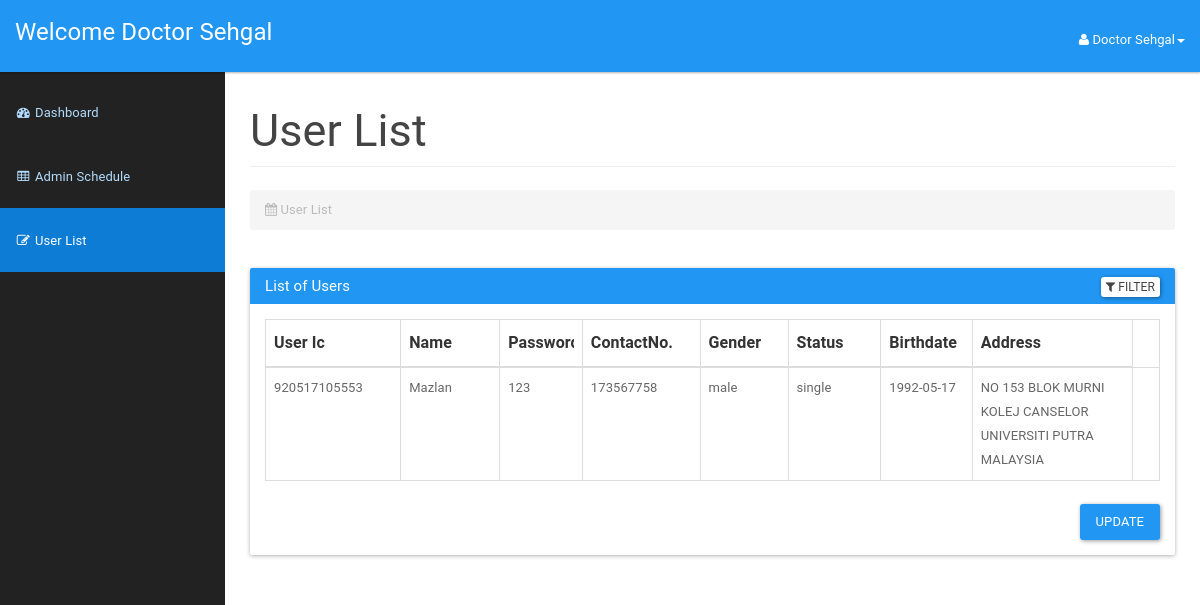
The page /admin/userlist.php (signed in) on the database its author committed.
### tables this page shows
CREATE TABLE `doctor` (
  `icDoctor` bigint(12) NOT NULL,
  `password` varchar(20) NOT NULL,
  `doctorId` int(3) NOT NULL,
  `doctorFirstName` varchar(50) NOT NULL,
  `doctorLastName` varchar(50) NOT NULL,
  `doctorAddress` varchar(100) NOT NULL,
  `doctorPhone` varchar(15) NOT NULL,
  `doctorEmail` varchar(20) NOT NULL,
  `doctorDOB` date NOT NULL
);

CREATE TABLE `patient` (
  `icPatient` bigint(12) NOT NULL,
  `password` varchar(20) NOT NULL,
  `patientFirstName` varchar(20) NOT NULL,
  `patientLastName` varchar(20) NOT NULL,
  `patientMaritialStatus` varchar(10) NOT NULL,
  `patientDOB` date NOT NULL,
  `patientGender` varchar(10) NOT NULL,
  `patientAddress` varchar(100) NOT NULL,
  `patientPhone` varchar(15) NOT NULL,
  `patientEmail` varchar(100) NOT NULL
);

### admin/userlist.php (the view, shortened to what this page needs)
<?php
include_once '../assets/conn/dbconnect.php';
$usersession = $_SESSION['doctorSession'];
$res=mysqli_query($con,"SELECT * FROM doctor WHERE doctorId=".$usersession);
$userRow=mysqli_fetch_array($res,MYSQLI_ASSOC);
?>
<!DOCTYPE html>
<html lang="en">
    <head>
        <link href="assets/css/material.css" rel="stylesheet">
        <link href="assets/css/sb-admin.css" rel="stylesheet">
        <link href="assets/css/time/bootstrap-clockpicker.css" rel="stylesheet">
        <link href="assets/css/style.css" rel="stylesheet">
        <link href="assets/font-awesome/css/font-awesome.css" rel="stylesheet">
    </head>
    <body>
        <div id="wrapper">
            <nav class="navbar navbar-inverse navbar-fixed-top" role="navigation">
                <div class="navbar-header">
                    <a class="navbar-brand" href="doctordashboard.php">Welcome <?php echo $userRow['doctorFirstName'];?> <?php echo $userRow['doctorLastName'];?></a>
                </div>
                <ul class="nav navbar-right top-nav">
                    <li class="dropdown">
                        <a href="#" class="dropdown-toggle" data-toggle="dropdown"><i class="fa fa-user"></i> <?php echo $userRow['doctorFirstName']; ?> <?php echo $userRow['doctorLastName']; ?><b class="caret"></b></a>
                    </li>
                </ul>
                <div class="collapse navbar-collapse navbar-ex1-collapse">
                    <ul class="nav navbar-nav side-nav">
                         <li>
                            <a href="doctordashboard.php"><i class="fa fa-fw fa-dashboard"></i> Dashboard</a>
                        </li>
                        <li>
                            <a href="addschedule.php"><i class="fa fa-fw fa-table"></i> Admin Schedule</a>
                        </li>
                        <li class="active">
                            <a href="patientlist.php"><i class="fa fa-fw fa-edit"></i> User List</a>
                        </li>
                    </ul>
                </div>
            </nav>
            <div id="page-wrapper">
                <div class="container-fluid">
                    <div class="row">
                        <div class="col-lg-12">
                            <h2 class="page-header">
                            User List
                            </h2>
                            <ol class="breadcrumb">
                                <li class="active">
                                    <i class="fa fa-calendar"></i> User List
                                </li>
                            </ol>
                        </div>
                    </div>
                    <div class="panel panel-primary filterable">
                        <div class="panel-heading">
                            <h3 class="panel-title">List of Users</h3>
                            <div class="pull-right">
                            <button class="btn btn-default btn-xs btn-filter"><span class="fa fa-filter"></span> Filter</button>
                        </div>
                        </div>
                        <div class="panel-body">
                        <table class="table table-hover table-bordered">
                            <thead>
                                <tr class="filters">
                                    <th><input type="text" class="form-control" placeholder="User Ic" disabled></th>
                                    <th><input type="text" class="form-control" placeholder="Name" disabled></th>
                                    <th><input type="text" class="form-control" placeholder="Password" disabled></th>
                                    <th><input type="text" class="form-control" placeholder="ContactNo." disabled></th>
                                    <th><input type="text" class="form-control" placeholder="Gender" disabled></th>
                                    <th><input type="text" class="form-control" placeholder="Status" disabled></th>
                                    <th><input type="text" class="form-control" placeholder="Birthdate" disabled></th>
                                    <th><input type="text" class="form-control" placeholder="Address" disabled></th>
                                </tr>
                            </thead>
                            <?php
                            $result=mysqli_query($con,"SELECT * FROM patient");
                            while ($patientRow=mysqli_fetch_array($result)) {
                                echo "<tbody>";
                                echo "<tr>";
                                    echo "<td>" . $patientRow['icPatient'] . "</td>";
                                    echo "<td>" . $patientRow['patientLastName'] . "</td>";
                                    echo "<td>" . $patientRow['password'] . "</td>";
                                    echo "<td>" . $patientRow['patientPhone'] . "</td>";
                                    echo "<td>" . $patientRow['patientGender'] . "</td>";
                                    echo "<td>" . $patientRow['patientMaritialStatus'] . "</td>";
                                    echo "<td>" . $patientRow['patientDOB'] . "</td>";
                                    echo "<td>" . $patientRow['patientAddress'] . "</td>";
                                    echo "<form method='POST'>";
                                    echo "<td class='text-center'><a href='#' id='".$patientRow['icPatient']."' class='delete'><span class='glyphicon glyphicon-trash' aria-hidden='true'></span></a>
                            </td>";
                            }
                                echo "</tr>";
                           echo "</tbody>";
                       echo "</table>";
                       echo "<div class='panel panel-default'>";
                       echo "<div class='col-md-offset-3 pull-right'>";
                       echo "<button class='btn btn-primary' type='submit' value='Submit' name='submit'>Update</button>";
                        echo "</div>";
                        echo "</div>";
                        ?>
                        </div>
                    </div>
                </div>
            </div>
    </body>
</html>

### admin/assets/css/sb-admin.css (style rules this page uses)
body { margin-top: 100px; background-color: #222; }
@media (min-width:768px) { body { margin-top: 50px; } }
#wrapper { padding-left: 0; }
#page-wrapper { min-height: 900px !important; width: 100%; padding: 0; background-color: #fff; }
@media (min-width:768px) { #wrapper { padding-left: 225px; } }
@media (min-width:768px) { #page-wrapper { padding: 10px; } }
.top-nav { padding: 0 15px; }
.top-nav>li { display: inline-block; float: left; }
.top-nav>li>a { padding-top: 17px; padding-bottom: 10px; line-height: 45px; color: white; }
@media (min-width:768px) { .side-nav { position: fixed; top: 80px; left: 225px; width: 225px; margin-left: -225px; border: none; border-radius: 0; overflow-y: auto; background-color: #222; bottom: 0; overflow-x: hidden; padding-bottom: 40px; } }
@media (min-width:768px) { .side-nav>li>a { width: 225px; } }

### admin/assets/css/style.css (style rules this page uses)
.filterable { margin-top: 15px; }
.filterable .panel-heading .pull-right { margin-top: -20px; }
.filterable .filters input[disabled] { background-color: transparent; border: none; cursor: auto; box-shadow: none; padding: 0; height: auto; }

### rows shown on the page
doctor: doctorFirstName "Doctor", doctorLastName "Sehgal"
patient: icPatient "920517105553", patientLastName "Mazlan", password "123", patientPhone "173567758", patientGender "male", patientMaritialStatus "single", patientDOB "1992-05-17", patientAddress "NO 153 BLOK MURNI KOLEJ CANSELOR UNIVERSITI PUTRA MALAYSIA"
